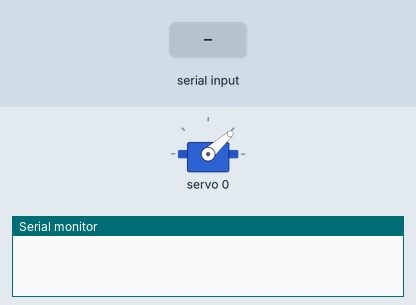
Bench run of a sketch on a simulated Arduino Uno, built with avr-gcc and run on an emulated ATmega328P. Parts: servo, the last lines printed to the serial monitor. The inputs (shaded band) are chosen by the test bench.

Above: at 1.2 s.
1.3 s: "mail" received over Serial
At 3.1 s:
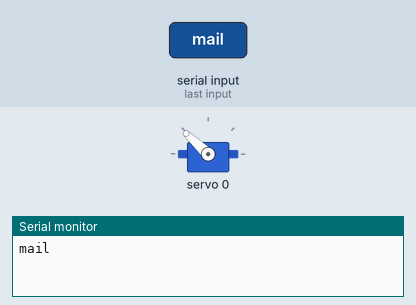
3.8 s: "nomail" received over Serial
At 5.1 s:
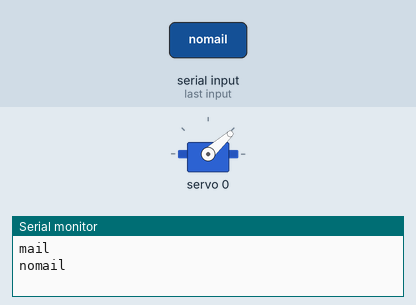
Timing chart, 0 to 6.8 s (numbered marks = the images above; inputs shaded):
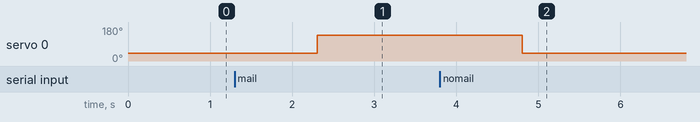

The sketch:

arduino-notification.ino
```cpp
#include <Adafruit_PWMServoDriver.h>

Adafruit_PWMServoDriver pwm = Adafruit_PWMServoDriver();
uint8_t servonum = 0;
#define SERVO_FREQ 60

#define VALUE_MAIL 480
#define VALUE_NOMAIL 240

bool email = false;
int value = VALUE_NOMAIL;

void setup() {
  Serial.begin(9600);

  pwm.begin();
  pwm.setOscillatorFrequency(27000000);
  pwm.setPWMFreq(SERVO_FREQ);

}

void loop() {
  if (Serial.available()) {
    String command = Serial.readString();
    if (command == "mail") {
      value = VALUE_MAIL;
    }

    if (command == "nomail") {
      value = VALUE_NOMAIL;
    }

    Serial.println(command);
  }

  pwm.setPWM(servonum, 0, value);
}
```

Measured:
- after the input at 1.3 s, servo 0: 42° → 137° after 1.0 s
- after the input at 3.8 s, servo 0: 137° → 42° after 1.0 s
